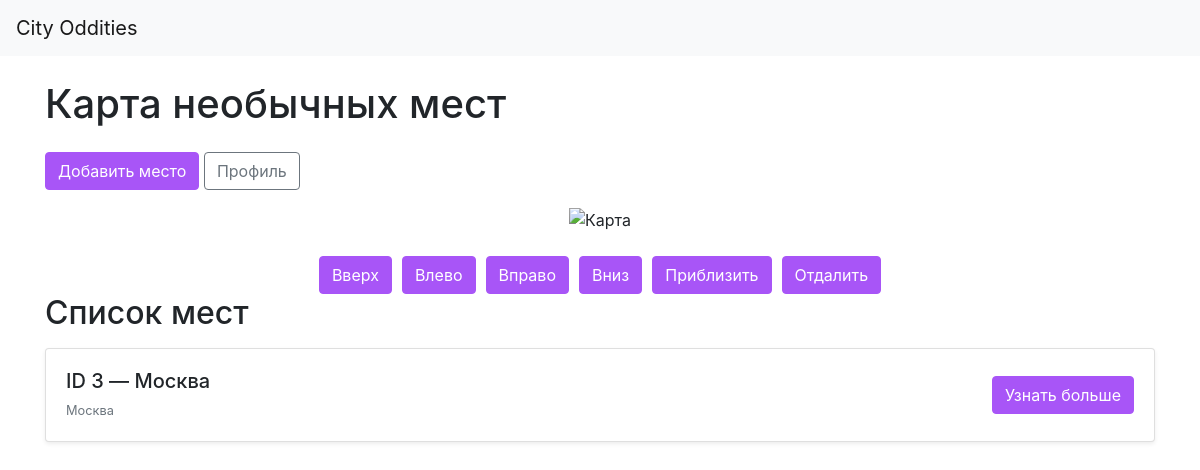
Before: / with the older database file.
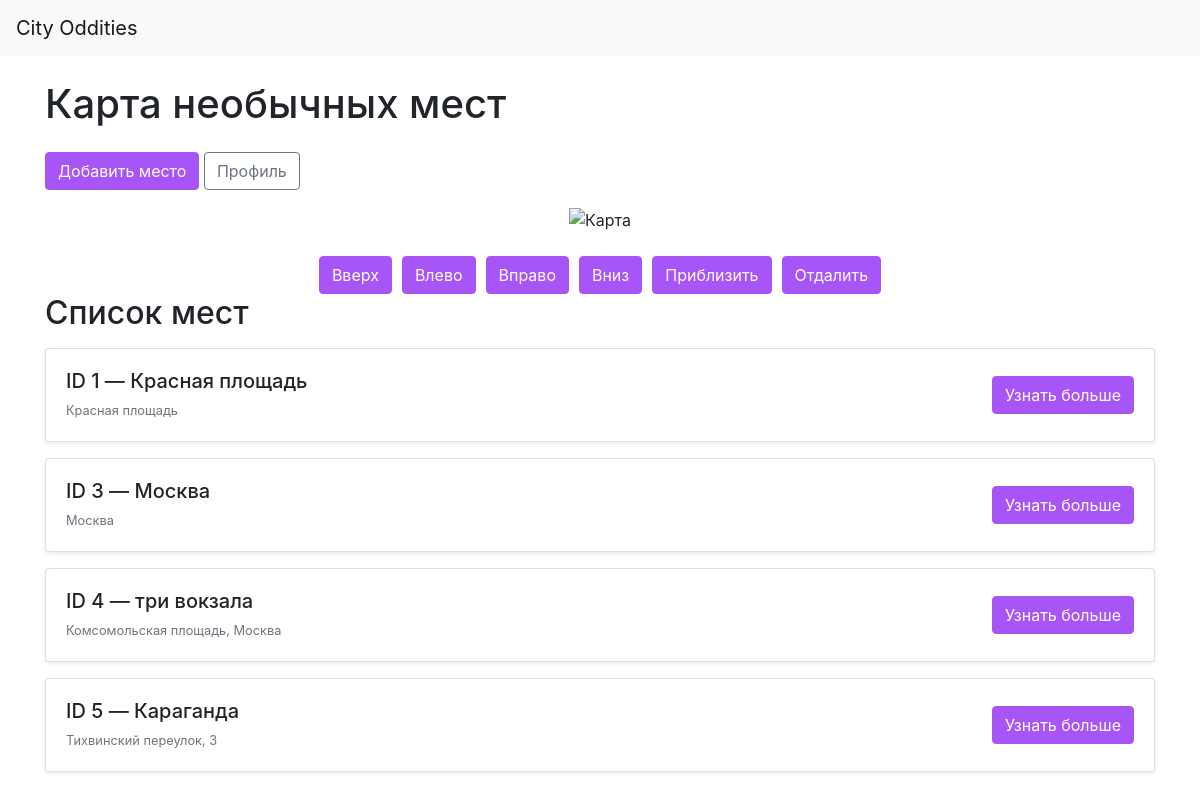
After: the same page with the newer database file.
### data/places.py (models this page shows)
class Place(SqlAlchemyBase):
    __tablename__ = 'places'
    id = sqlalchemy.Column(sqlalchemy.Integer, primary_key=True)
    name = sqlalchemy.Column(sqlalchemy.String, nullable=False)
    description = sqlalchemy.Column(sqlalchemy.Text, nullable=False)
    user_id = sqlalchemy.Column(sqlalchemy.Integer, sqlalchemy.ForeignKey('user.id'), nullable=False)
    address = sqlalchemy.Column(sqlalchemy.String, nullable=False)
    latitude = sqlalchemy.Column(sqlalchemy.Float, nullable=False)
    longitude = sqlalchemy.Column(sqlalchemy.Float, nullable=False)
    image_filename = sqlalchemy.Column(sqlalchemy.String, nullable=True)
    is_private = sqlalchemy.Column(sqlalchemy.Boolean, default=True, nullable=True)
    created_at = sqlalchemy.Column(sqlalchemy.DateTime, default=datetime.datetime.utcnow)
    user = orm.relationship('User', back_populates='places')

### blueprints/main_screen.py (the view)
@main_blueprint.route('/')
def index():
    db_sess = db_session.create_session()
    try:
        places = db_sess.query(Place).filter(Place.is_private != True).all()
        lon = float(request.args.get('lon', 37.617))
        lat = float(request.args.get('lat', 55.758))
        zoom = int(request.args.get('zoom', 10))
        points = []
        for place in places:
            points.append(f"{place.longitude},{place.latitude},pmvvl{place.id}")
        pt = "~".join(points)
        print(f'{pt} string')
        map_url = (
            f"https://static-maps.yandex.ru/v1?"
            f"ll={lon},{lat}&z={zoom}&size=650,450&lang=ru_RU"
            f"&pt={pt}&apikey=79d631f0-9469-4ff4-835b-4498b7ffe6de"
        )
        return render_template(
            'index.html',
            title='Urban Oddities',
            map_url=map_url,
            lon=lon,
            lat=lat,
            zoom=zoom,
            places=places
        )
    finally:
        db_sess.close()

### data/db_session.py (called while the page is built)
def create_session() -> Session:
    global __factory
    return __factory()

### templates/index.html
{% extends "base.html" %}
{% block content %}
<h1 class="mt-4 mb-4">Карта необычных мест</h1>
<div class="mb-3">
    <a class="btn btn-purple" href="/adding">Добавить место</a>
    <a class="btn btn-outline-secondary" href="/profile">Профиль</a>
</div>
<div class="text-center mb-4">
    <img src="{{ map_url }}" alt="Карта" class="img-fluid">
</div>
<div class="d-flex flex-wrap justify-content-center" style="gap: 10px;">
    <a class="btn btn-purple" href="/?lon={{ lon }}&lat={{ lat + 0.05 }}&zoom={{ zoom }}">Вверх</a>
    <a class="btn btn-purple" href="/?lon={{ lon - 0.05 }}&lat={{ lat }}&zoom={{ zoom }}">Влево</a>
    <a class="btn btn-purple" href="/?lon={{ lon + 0.05 }}&lat={{ lat }}&zoom={{ zoom }}">Вправо</a>
    <a class="btn btn-purple" href="/?lon={{ lon }}&lat={{ lat - 0.05 }}&zoom={{ zoom }}">Вниз</a>
    <a class="btn btn-purple" href="/?lon={{ lon }}&lat={{ lat }}&zoom={{ zoom + 1 }}">Приблизить</a>
    <a class="btn btn-purple" href="/?lon={{ lon }}&lat={{ lat }}&zoom={{ zoom - 1 }}">Отдалить</a>
</div>
<h2 class="mb-3">Список мест</h2>
{% if places %}
    {% for place in places %}
        <div class="card mb-3 shadow-sm">
            <div class="card-body d-flex justify-content-between align-items-center">
                <div>
                    <h5 class="mb-1">ID {{ place.id }} — {{ place.name }}</h5>
                    <small class="text-muted">{{ place.address }}</small>
                </div>
                <div>
                    <a href="/places/{{ place.id }}" class="btn btn-purple">Узнать больше</a>
                </div>
            </div>
        </div>
    {% endfor %}
{% else %}
    <div class="alert alert-light border">
        Пока мест нет
    </div>
{% endif %}
{% endblock %}

Changed rows visible on the page:
now on this page (row edited): Place: id "1", name "Красная площадь", address "Красная площадь"
added Place: id "4", name "три вокзала", address "Комсомольская площадь, Москва"
added Place: id "5", name "Караганда", address "Тихвинский переулок, 3"
